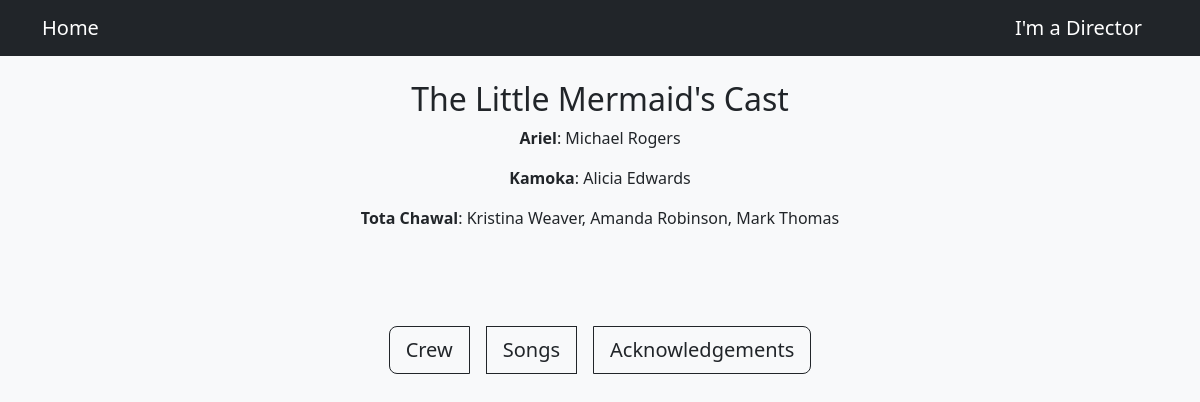
Before: /view/cast with the older database file.
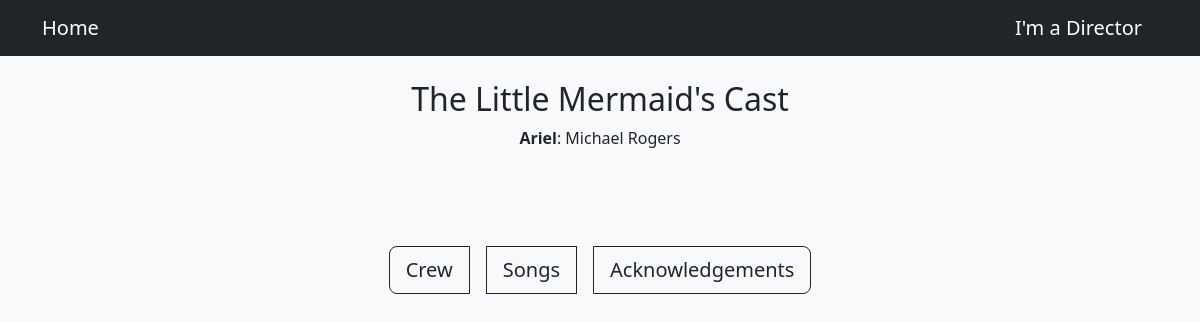
After: the same page with the newer database file.
### App/models.py (models this page shows, shortened)
class Production(db.Model):
    __tablename__ = "production"
    id = Column(Integer, primary_key=True, nullable=False)
    title = Column(String, nullable=False)
    subtitle = Column(String)
    image = Column(String)
    start_date = Column(DateTime)
    end_date = Column(DateTime)
    location = Column(String)
    price = Column(Float)
    notes = Column(String)
    thanks = Column(String)
    is_active = Column(Boolean)

class Role(db.Model):
    __tablename__ = "role"
    id = Column(Integer, primary_key=True, nullable=False)
    name = Column(String)
    production_id = Column(Integer, ForeignKey("production.id"))
    is_group = Column(Boolean, default=False)
    students = relationship("Students", secondary="role_assignment", back_populates="roles")
    songs = relationship("Song", secondary="song_assignment", back_populates="singers")

### App/routes.py (the view)
@view.get("/cast")
def cast():
    production = Production.query.get(1)
    roles = Role.query.filter_by(production_id=production.id).all()
    return render_template("view/cast.jinja", roles=roles, production=production)

### App/templates/view/cast.jinja
{% extends "base.jinja" %}
{% block content %}
<div class="program-section">
    <h2 class="text-center">{{ production.title }}'s Cast</h2>
    {% for role in roles %}
        <p class="text-center">
            <strong>{{ role.name }}</strong>: {{ role.students | map(attribute='name') | join(', ') }}
        </p>
    {% endfor %}
</div>
<div class="m-5 py-5 text-center">
    <div class="btn-group" role="group" aria-label="Program Navigation">
        <a href="/view/team" class="btn btn-outline-dark btn-lg mx-2">Crew</a>
        <a href="/view/songs" class="btn btn-outline-dark btn-lg mx-2">Songs</a>
        <a href="/view/thanks" class="btn btn-outline-dark btn-lg mx-2">Acknowledgements</a>
    </div>
</div>
{% endblock %}

### App/templates/base.jinja (shortened to what this page needs)
<!DOCTYPE html>
<html lang="en">
<head>
    <link rel="stylesheet" href="https://cdn.jsdelivr.net/npm/bootstrap@5.3.0/dist/css/bootstrap.min.css">
</head>
<body class="bg-light">
    <nav class="navbar navbar-expand-lg navbar-dark bg-dark mb-4">
        <div class="container">
            <a href="/view/" class="navbar-brand">Home</a>
            <a class="navbar-brand ms-auto" href="/edit/all">I'm a Director</a>
        </div>
    </nav>
    <div class="container">
        {% block content %} {% endblock %}
    </div>
</body>
</html>

Changed rows visible on the page:
removed Role: name "Kamoka", students|map "Alicia Edwards"
removed Role: name "Tota Chawal", students|map "Kristina Weaver, Amanda Robinson, Mark Thomas"
